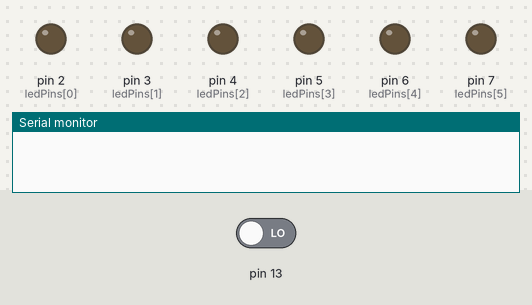
Recording of a sketch running on a simulated Arduino Uno, built with avr-gcc and run on an emulated ATmega328P. On the bench: output pins drawn as LEDs (lit = HIGH), the last lines printed to the serial monitor. Dashed ring = blinking. The inputs (shaded band) are chosen by the test bench; at power-on: pin 13 LOW. Random numbers use the default seed unless the sketch sets one.

Above: at 1.2 s.
1.3 s: pin 13 driven HIGH
At 1.7 s:
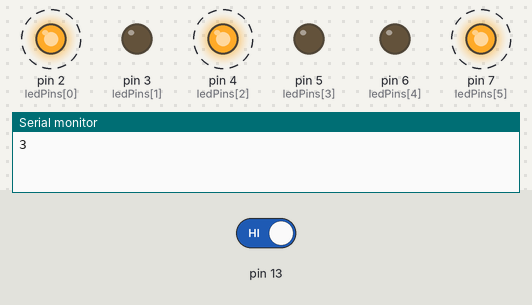
4.3 s: pin 13 driven LOW
5.8 s: pin 13 driven HIGH
At 6.2 s:
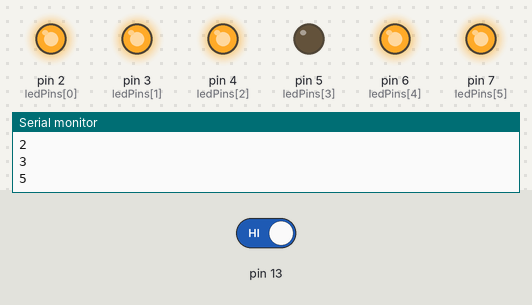
At 7.2 s:
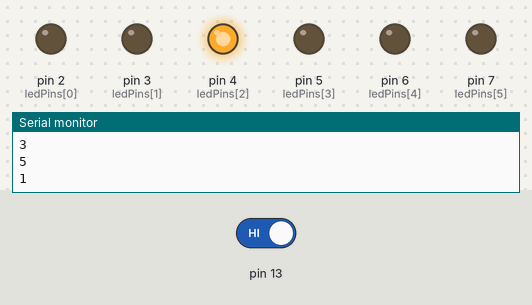
Timing chart, 0 to 20.8 s (numbered marks = the images above; inputs shaded):
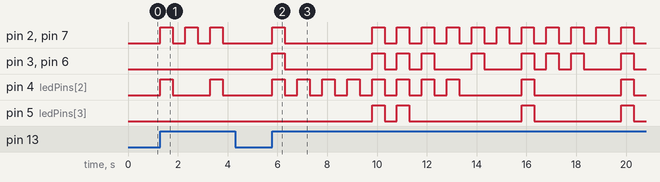

The sketch:

dice1.ino
```cpp
// C++ code
//

const int ledPins[] = {2,3,4,5,6,7};
int buttonStatus = 0;

void setup()
{
  for(int i = 0; i < 6; i++) {
  	pinMode(ledPins[i],OUTPUT);
  }
  randomSeed(analogRead(0));
  Serial.begin(9600);
}

void loop()
{
  buttonStatus = digitalRead(13);
  if(buttonStatus == HIGH) {
  	int dice = random(1,7);
    showNumber(dice);
    delay(500);
  }
}

void showNumber(const int dice) {
  for (int i = 0; i < 6; i++) {
	digitalWrite(ledPins[i], LOW);
  }
  Serial.println(dice);
  if(dice == 1) {
  	digitalWrite(ledPins[2], HIGH);
    delay(500);
    digitalWrite(ledPins[2], LOW);
  } else if (dice == 2) {
	digitalWrite(ledPins[0], HIGH);
    digitalWrite(ledPins[5], HIGH);
    delay(500);
    digitalWrite(ledPins[0], LOW);
    digitalWrite(ledPins[5], LOW);
  } else if (dice == 3) {
  	digitalWrite(ledPins[0], HIGH);
    digitalWrite(ledPins[2], HIGH);
    digitalWrite(ledPins[5], HIGH);
    delay(500);
    digitalWrite(ledPins[0], LOW);
    digitalWrite(ledPins[2], LOW);
    digitalWrite(ledPins[5], LOW);
  } else if (dice == 4) {
    digitalWrite(ledPins[0], HIGH);
    digitalWrite(ledPins[1], HIGH);
    digitalWrite(ledPins[4], HIGH);
    digitalWrite(ledPins[5], HIGH);
    delay(500);
    digitalWrite(ledPins[0], LOW);
    digitalWrite(ledPins[1], LOW);
    digitalWrite(ledPins[4], LOW);
    digitalWrite(ledPins[5], LOW);
  } else if (dice == 5) {
    digitalWrite(ledPins[0], HIGH);
    digitalWrite(ledPins[1], HIGH);
    digitalWrite(ledPins[2], HIGH);
    digitalWrite(ledPins[4], HIGH);
    digitalWrite(ledPins[5], HIGH);
    delay(500);
    digitalWrite(ledPins[0], LOW);
    digitalWrite(ledPins[1], LOW);
    digitalWrite(ledPins[2], LOW);
    digitalWrite(ledPins[4], LOW);
    digitalWrite(ledPins[5], LOW);
  } else {
    digitalWrite(ledPins[0], HIGH);
    digitalWrite(ledPins[1], HIGH);
    digitalWrite(ledPins[2], HIGH);
    digitalWrite(ledPins[3], HIGH);
    digitalWrite(ledPins[4], HIGH);
    digitalWrite(ledPins[5], HIGH);
    delay(500);
    digitalWrite(ledPins[0], LOW);
    digitalWrite(ledPins[1], LOW);
    digitalWrite(ledPins[2], LOW);
    digitalWrite(ledPins[3], LOW);
    digitalWrite(ledPins[4], LOW);
    digitalWrite(ledPins[5], LOW);
  }
}
```

Measured:
- after the input at 1.3 s, pin 2 (ledPins[0]), pin 7 (ledPins[5]): alternates HIGH for 0.50 s and LOW for 0.50 s, starting at once; pin 4 (ledPins[2]): alternates HIGH for 0.50 s and LOW for 1.5 s, starting at once
- after the input at 4.3 s, every drawn part: stays the same
- after the input at 5.8 s, pin 2 (ledPins[0]): goes HIGH 0.50 s, LOW 3.5 s, 10 × (HIGH 0.50 s, LOW 0.50 s), HIGH 0.50 s, then LOW, starting at once; pin 3 (ledPins[1]): LOW → HIGH at once, → LOW 0.50 s later, → HIGH 3.5 s later, → LOW 0.50 s later, … (18 changes in this stretch)
